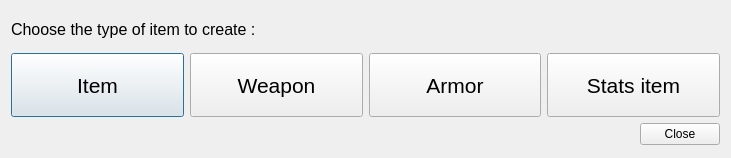
<?xml version="1.0" encoding="UTF-8"?>
<ui version="4.0">
 <class>addItemChooserFormClass</class>
 <widget class="QDialog" name="addItemChooserFormClass">
  <property name="geometry">
   <rect>
    <x>0</x>
    <y>0</y>
    <width>731</width>
    <height>158</height>
   </rect>
  </property>
  <property name="windowTitle">
   <string>Add item chooser</string>
  </property>
  <layout class="QGridLayout" name="gridLayout">
   <item row="1" column="0">
    <layout class="QVBoxLayout" name="verticalLayout">
     <item>
      <layout class="QHBoxLayout" name="horizontalLayout_2">
       <item>
        <widget class="QPushButton" name="pushButtonAddItem">
         <property name="minimumSize">
          <size>
           <width>0</width>
           <height>64</height>
          </size>
         </property>
         <property name="font">
          <font>
           <pointsize>16</pointsize>
          </font>
         </property>
         <property name="text">
          <string>Item</string>
         </property>
         <property name="icon">
          <iconset resource="../res/global.qrc">
           <normaloff>:/item.png</normaloff>:/item.png</iconset>
         </property>
         <property name="iconSize">
          <size>
           <width>32</width>
           <height>32</height>
          </size>
         </property>
        </widget>
       </item>
       <item>
        <widget class="QPushButton" name="pushButtonAddWeaponItem">
         <property name="minimumSize">
          <size>
           <width>0</width>
           <height>64</height>
          </size>
         </property>
         <property name="font">
          <font>
           <pointsize>16</pointsize>
          </font>
         </property>
         <property name="text">
          <string>Weapon</string>
         </property>
         <property name="icon">
          <iconset resource="../res/global.qrc">
           <normaloff>:/sword.png</normaloff>:/sword.png</iconset>
         </property>
         <property name="iconSize">
          <size>
           <width>32</width>
           <height>32</height>
          </size>
         </property>
        </widget>
       </item>
       <item>
        <widget class="QPushButton" name="pushButtonAddArmorItem">
         <property name="minimumSize">
          <size>
           <width>0</width>
           <height>64</height>
          </size>
         </property>
         <property name="font">
          <font>
           <pointsize>16</pointsize>
          </font>
         </property>
         <property name="text">
          <string>Armor</string>
         </property>
         <property name="icon">
          <iconset resource="../res/global.qrc">
           <normaloff>:/shield.png</normaloff>:/shield.png</iconset>
         </property>
         <property name="iconSize">
          <size>
           <width>32</width>
           <height>32</height>
          </size>
         </property>
        </widget>
       </item>
       <item>
        <widget class="QPushButton" name="pushButtonAddStatsItem">
         <property name="minimumSize">
          <size>
           <width>0</width>
           <height>64</height>
          </size>
         </property>
         <property name="font">
          <font>
           <pointsize>16</pointsize>
          </font>
         </property>
         <property name="text">
          <string>Stats item</string>
         </property>
         <property name="icon">
          <iconset resource="../res/global.qrc">
           <normaloff>:/statsitem.png</normaloff>:/statsitem.png</iconset>
         </property>
         <property name="iconSize">
          <size>
           <width>40</width>
           <height>40</height>
          </size>
         </property>
        </widget>
       </item>
      </layout>
     </item>
     <item>
      <layout class="QHBoxLayout" name="horizontalLayout">
       <item>
        <spacer name="horizontalSpacer">
         <property name="orientation">
          <enum>Qt::Horizontal</enum>
         </property>
         <property name="sizeHint" stdset="0">
          <size>
           <width>40</width>
           <height>20</height>
          </size>
         </property>
        </spacer>
       </item>
       <item>
        <widget class="QPushButton" name="pushButtonClose">
         <property name="text">
          <string>Close</string>
         </property>
        </widget>
       </item>
      </layout>
     </item>
    </layout>
   </item>
   <item row="0" column="0">
    <widget class="QLabel" name="label">
     <property name="minimumSize">
      <size>
       <width>0</width>
       <height>32</height>
      </size>
     </property>
     <property name="maximumSize">
      <size>
       <width>16777215</width>
       <height>32</height>
      </size>
     </property>
     <property name="baseSize">
      <size>
       <width>0</width>
       <height>32</height>
      </size>
     </property>
     <property name="font">
      <font>
       <pointsize>12</pointsize>
      </font>
     </property>
     <property name="text">
      <string>Choose the type of item to create :</string>
     </property>
    </widget>
   </item>
  </layout>
 </widget>
 <tabstops>
  <tabstop>pushButtonAddItem</tabstop>
  <tabstop>pushButtonAddWeaponItem</tabstop>
  <tabstop>pushButtonAddArmorItem</tabstop>
  <tabstop>pushButtonAddStatsItem</tabstop>
  <tabstop>pushButtonClose</tabstop>
 </tabstops>
 <resources>
  <include location="../res/global.qrc"/>
  <include location="../../mapEditor/res/global.qrc"/>
 </resources>
 <connections/>
</ui>
